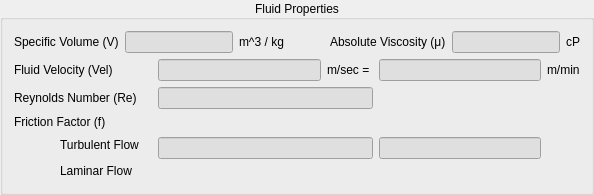
                 <widget class="QGroupBox" name="groupBox_2">
                  <property name="title">
                   <string>Fluid Properties</string>
                  </property>
                  <property name="alignment">
                   <set>Qt::AlignCenter</set>
                  </property>
                  <layout class="QVBoxLayout" name="verticalLayout_11">
                   <item>
                    <layout class="QHBoxLayout" name="horizontalLayout_7">
                     <item>
                      <widget class="QLabel" name="label_27">
                       <property name="text">
                        <string>Specific Volume (V)</string>
                       </property>
                      </widget>
                     </item>
                     <item>
                      <widget class="QLineEdit" name="line_edit_V">
                       <property name="autoFillBackground">
                        <bool>false</bool>
                       </property>
                       <property name="styleSheet">
                        <string notr="true">QLineEdit {
	background: rgb(223, 223, 223)
}</string>
                       </property>
                       <property name="readOnly">
                        <bool>true</bool>
                       </property>
                      </widget>
                     </item>
                     <item>
                      <widget class="QLabel" name="label_26">
                       <property name="text">
                        <string>m^3 / kg</string>
                       </property>
                      </widget>
                     </item>
                     <item>
                      <spacer name="horizontalSpacer">
                       <property name="orientation">
                        <enum>Qt::Horizontal</enum>
                       </property>
                       <property name="sizeHint" stdset="0">
                        <size>
                         <width>40</width>
                         <height>20</height>
                        </size>
                       </property>
                      </spacer>
                     </item>
                     <item>
                      <widget class="QLabel" name="label_25">
                       <property name="text">
                        <string>Absolute Viscosity (μ)</string>
                       </property>
                      </widget>
                     </item>
                     <item>
                      <widget class="QLineEdit" name="line_edit_mu">
                       <property name="styleSheet">
                        <string notr="true">QLineEdit {
	background: rgb(223, 223, 223)
}</string>
                       </property>
                       <property name="readOnly">
                        <bool>true</bool>
                       </property>
                      </widget>
                     </item>
                     <item>
                      <widget class="QLabel" name="label_24">
                       <property name="text">
                        <string>cP</string>
                       </property>
                      </widget>
                     </item>
                    </layout>
                   </item>
                   <item>
                    <layout class="QGridLayout" name="gridLayout_7">
                     <item row="4" column="2">
                      <widget class="QLabel" name="label_36">
                       <property name="text">
                        <string/>
                       </property>
                       <property name="pixmap">
                        <pixmap>images/f_laminar.png</pixmap>
                       </property>
                      </widget>
                     </item>
                     <item row="3" column="2">
                      <widget class="QLabel" name="label_35">
                       <property name="text">
                        <string/>
                       </property>
                       <property name="pixmap">
                        <pixmap>images/f_turbulent.png</pixmap>
                       </property>
                      </widget>
                     </item>
                     <item row="0" column="4">
                      <widget class="QLabel" name="label_37">
                       <property name="text">
                        <string>m/sec = </string>
                       </property>
                      </widget>
                     </item>
                     <item row="1" column="2">
                      <widget class="QLabel" name="label_34">
                       <property name="text">
                        <string/>
                       </property>
                       <property name="pixmap">
                        <pixmap>images/Re.png</pixmap>
                       </property>
                      </widget>
                     </item>
                     <item row="0" column="3">
                      <widget class="QLineEdit" name="line_edit_vel">
                       <property name="styleSheet">
                        <string notr="true">QLineEdit {
	background: rgb(223, 223, 223)
}</string>
                       </property>
                       <property name="readOnly">
                        <bool>true</bool>
                       </property>
                      </widget>
                     </item>
                     <item row="3" column="1">
                      <widget class="QLabel" name="label_31">
                       <property name="text">
                        <string>Turbulent Flow</string>
                       </property>
                      </widget>
                     </item>
                     <item row="4" column="0">
                      <spacer name="horizontalSpacer_3">
                       <property name="orientation">
                        <enum>Qt::Horizontal</enum>
                       </property>
                       <property name="sizeType">
                        <enum>QSizePolicy::Fixed</enum>
                       </property>
                       <property name="sizeHint" stdset="0">
                        <size>
                         <width>40</width>
                         <height>20</height>
                        </size>
                       </property>
                      </spacer>
                     </item>
                     <item row="0" column="5">
                      <widget class="QLineEdit" name="line_edit_vel2">
                       <property name="styleSheet">
                        <string notr="true">QLineEdit {
	background: rgb(223, 223, 223)
}</string>
                       </property>
                       <property name="readOnly">
                        <bool>true</bool>
                       </property>
                      </widget>
                     </item>
                     <item row="0" column="0" colspan="2">
                      <widget class="QLabel" name="label_28">
                       <property name="text">
                        <string>Fluid Velocity (Vel)</string>
                       </property>
                      </widget>
                     </item>
                     <item row="3" column="0">
                      <spacer name="horizontalSpacer_2">
                       <property name="orientation">
                        <enum>Qt::Horizontal</enum>
                       </property>
                       <property name="sizeType">
                        <enum>QSizePolicy::Fixed</enum>
                       </property>
                       <property name="sizeHint" stdset="0">
                        <size>
                         <width>40</width>
                         <height>20</height>
                        </size>
                       </property>
                      </spacer>
                     </item>
                     <item row="2" column="0" colspan="2">
                      <widget class="QLabel" name="label_30">
                       <property name="text">
                        <string>Friction Factor (f)</string>
                       </property>
                      </widget>
                     </item>
                     <item row="2" column="3" rowspan="3" colspan="2">
                      <widget class="QLineEdit" name="line_edit_f">
                       <property name="styleSheet">
                        <string notr="true">QLineEdit {
	background: rgb(223, 223, 223)
}</string>
                       </property>
                       <property name="readOnly">
                        <bool>true</bool>
                       </property>
                      </widget>
                     </item>
                     <item row="0" column="6">
                      <widget class="QLabel" name="label_38">
                       <property name="text">
                        <string>m/min</string>
                       </property>
                      </widget>
                     </item>
                     <item row="1" column="0" colspan="2">
                      <widget class="QLabel" name="label_29">
                       <property name="text">
                        <string>Reynolds Number (Re)</string>
                       </property>
                      </widget>
                     </item>
                     <item row="0" column="2">
                      <widget class="QLabel" name="label_33">
                       <property name="text">
                        <string/>
                       </property>
                       <property name="pixmap">
                        <pixmap>images/Vel.png</pixmap>
                       </property>
                      </widget>
                     </item>
                     <item row="1" column="3" colspan="2">
                      <widget class="QLineEdit" name="line_edit_Re">
                       <property name="styleSheet">
                        <string notr="true">QLineEdit {
	background: rgb(223, 223, 223)
}</string>
                       </property>
                       <property name="readOnly">
                        <bool>true</bool>
                       </property>
                      </widget>
                     </item>
                     <item row="4" column="1">
                      <widget class="QLabel" name="label_32">
                       <property name="text">
                        <string>Laminar Flow</string>
                       </property>
                      </widget>
                     </item>
                     <item row="2" column="5" rowspan="3">
                      <widget class="QLineEdit" name="line_edit_fluid_type">
                       <property name="styleSheet">
                        <string notr="true">QLineEdit {
	background: rgb(223, 223, 223)
}</string>
                       </property>
                       <property name="readOnly">
                        <bool>true</bool>
                       </property>
                      </widget>
                     </item>
                    </layout>
                   </item>
                  </layout>
                 </widget>
